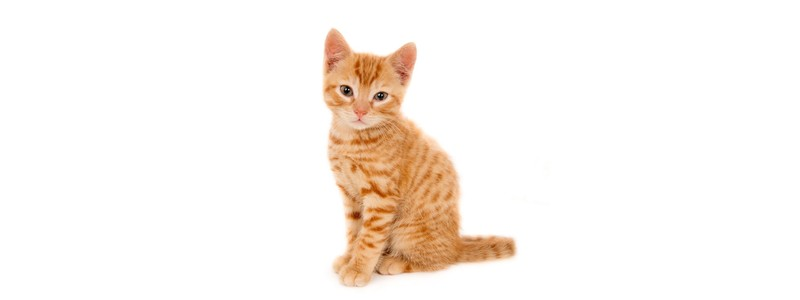
#> input picture images/default.jpg, 800 x 300 px
$ python -i render.py   (imports and definitions only)
#> lines starting #> are read from the running program, lines starting #| are printed output that depends on the picture
"""Draws the progression image (PNG, 850 x 450, the size of the background images).

Top left:     fight name.
Bottom left:  best % (large), current phase (ultimates only), then "N pulls".
Bottom right: raid -> X/Y; ultimate -> "Pulls:" and the pull on which each phase
              was first cleared (P1: 156, P2: 824...).
"""
import sys
from pathlib import Path

from PIL import Image, ImageDraw, ImageFilter, ImageFont

WIDTH, HEIGHT = 850, 450
MARGIN = 40
TITLE_SIZE, BIG_SIZE, PULLS_SIZE = 38, 68, 30
LINE_GAP = 2                        # space between best %, "Phase X" and "N pulls"
PHASE_SIZE = BIG_SIZE * 2 // 3      # "Phase X" and raid "X/Y": two thirds of the best %

EMPTY_BACKGROUND = (22, 24, 31)
WHITE = (255, 255, 255)
YELLOW = (255, 214, 64)
GREEN = (110, 230, 140)
GREY = (165, 170, 180)             # every pull counter
BLACK = (0, 0, 0)

# Lilita One (SIL Open Font License, see fonts/lilita-one-license.txt), bundled with the program.
FONT_DIR = Path(getattr(sys, "_MEIPASS", Path(__file__).resolve().parent)) / "fonts"
FONT_FILES = [FONT_DIR / "lilita-one-regular.ttf", "C:/Windows/Fonts/segoeuib.ttf",
              "DejaVuSans-Bold.ttf"]


# [26 lines left out: functions font, fitting_font, cover, not called in this run]


def background(image):
    """Background image, slightly darkened at the top (title) and more at the bottom (numbers)."""
    base = cover(image, WIDTH, HEIGHT) if image else Image.new("RGB", (WIDTH, HEIGHT),
                                                               EMPTY_BACKGROUND)
    shade = Image.new("RGBA", (WIDTH, HEIGHT))
    draw = ImageDraw.Draw(shade)
    for y in range(HEIGHT):
        t = y / HEIGHT
        top = max(0.0, 1 - t / 0.30)            # 1 at the top -> 0 at 30 %
        bottom = max(0.0, (t - 0.45) / 0.55)    # 0 at 45 % -> 1 at the bottom
        draw.line([(0, y), (WIDTH, y)], fill=(0, 0, 0, int(25 + 110 * top + 170 * bottom ** 1.3)))
    return Image.alpha_composite(base.convert("RGBA"), shade)


def outlined_text(draw, xy, text, text_font, color=WHITE, anchor="la"):
    draw.text(xy, text, font=text_font, fill=color, anchor=anchor,
              stroke_width=max(2, text_font.size // 16), stroke_fill=BLACK)


# [43 lines left out: function render, not called in this run]

>>> import cv2
>>> picture = cv2.imread('images/default.jpg', cv2.IMREAD_GRAYSCALE)
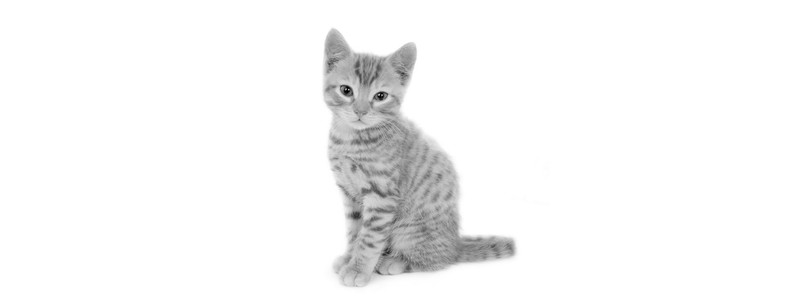
#> picture: shape (300, 800); min 0, max 255, mean 245.7
#> (the run stopped early here; a loop or call above may not have finished)
